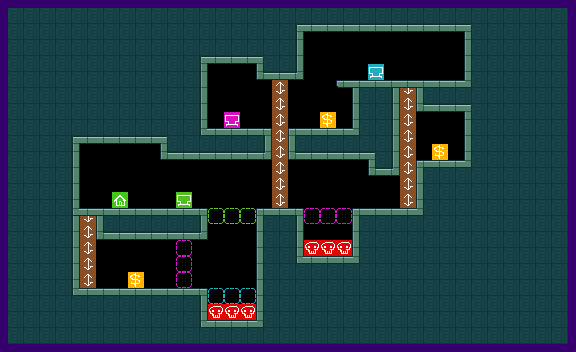

Tiled map render using the project's own tile images. Description and the map definition, with tile-layer contents summarised, below:
An orthogonal 36x22 tile map with 16x16 px tiles, 4 tile layers (layer_decoration, layer_logic, layer_walls_physics, layer_walls_visual), 3 tilesets.

<map version="1.10" tiledversion="1.12.1" orientation="orthogonal" renderorder="right-down" width="36" height="22" tilewidth="16" tileheight="16" infinite="0" nextlayerid="37" nextobjectid="11">
 <editorsettings>
  <export format="json" />
 </editorsettings>
 <tileset firstgid="1" source="../tilesets/castle_decor.tsx" />
 <tileset firstgid="25" source="../tilesets/colliders.tsx" />
 <tileset firstgid="57" source="../tilesets/castle_walls.tsx" />
 <layer id="34" name="layer_decoration" width="36" height="22">
  <data>[792 cells, 0 non-empty, 0 distinct tile ids]</data>
 </layer>
 <layer id="16" name="layer_logic" width="36" height="22">
  <data>[792 cells, 46 non-empty, 10 distinct tile ids]</data>
 </layer>
 <layer id="1" name="layer_walls_physics" width="36" height="22">
  <data>[792 cells, 597 non-empty, 2 distinct tile ids]</data>
 </layer>
 <layer id="35" name="layer_walls_visual" width="36" height="22">
  <data>[792 cells, 734 non-empty, 15 distinct tile ids]</data>
 </layer>
</map>
